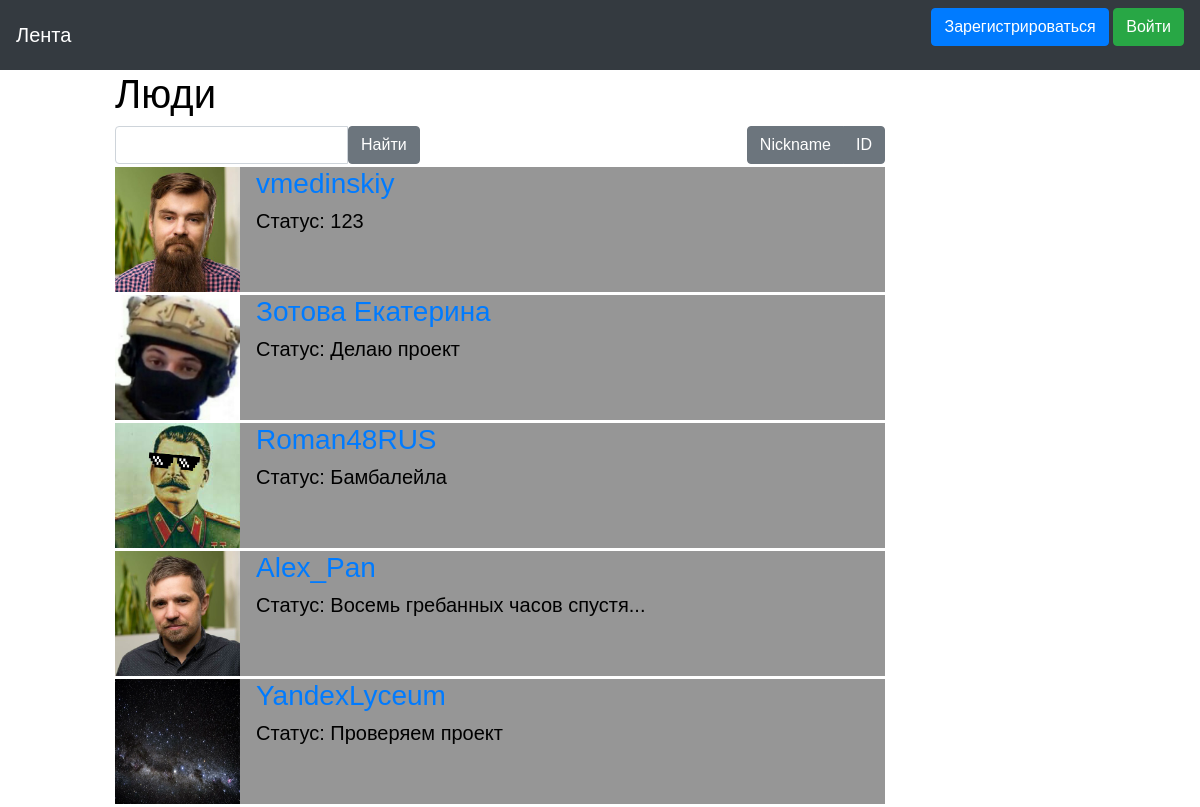
Screenshot of /people with the database file from the repository.
### data/users.py (models this page shows, shortened)
class User(SqlAlchemyBase, UserMixin, SerializerMixin):
    __tablename__ = 'users'
    id = sqlalchemy.Column(sqlalchemy.Integer,
                           primary_key=True, autoincrement=True)
    name = sqlalchemy.Column(sqlalchemy.String, nullable=True)
    status = sqlalchemy.Column(sqlalchemy.String, nullable=True)
    email = sqlalchemy.Column(sqlalchemy.String,
                              index=True, unique=True, nullable=True)
    hashed_password = sqlalchemy.Column(sqlalchemy.String, nullable=True)
    created_date = sqlalchemy.Column(sqlalchemy.DateTime,
                                     default=datetime.datetime.now)
    friends = sqlalchemy.Column(sqlalchemy.String, nullable=True)
    avatar = sqlalchemy.Column(sqlalchemy.String,
                               default='/static/img/backgrounds/default.png')
    liked_news = sqlalchemy.Column(sqlalchemy.VARCHAR, nullable=True)
    liked_photos = sqlalchemy.Column(sqlalchemy.VARCHAR, nullable=True)
    background = sqlalchemy.Column(sqlalchemy.String, default='/static/img/backgrounds/default.png')
    theme = sqlalchemy.Column(sqlalchemy.Boolean, default=1)
    albums = sqlalchemy.Column(sqlalchemy.VARCHAR)

### main.py (the view)
@app.route("/people", methods=["GET", "POST"])
def get_people():
    form = UsersForm()
    js = url_for("static", filename="js/bs-custom-file-input.js")
    session = db_session.create_session()
    users = session.query(User)
    find_string = request.form.get("find_string")
    if form.validate_on_submit():
        if form.find_string.data:
            users = session.query(User).filter(User.name.like(f'%{find_string}%'))
        else:
            users = session.query(User)
    return render_template("people.html", form=form, users=users, title='Люди', base=get_base(),
                           js=js)

### main.py
class UsersForm(FlaskForm):
    find_string = StringField('Поиск людей')
    submit = SubmitField('Найти')

class BaseForm(FlaskForm):
    background = ""
    text_color = 'white'
    back = '#0a0a0a'
    back_color = '#646464'
    font_white = "white"
    js_for_files = ""

### data/db_session.py (called while the page is built)
def create_session() -> Session:
    global __factory
    return __factory()

### main.py (called while the page is built)
def get_base():
    base = BaseForm()
    if current_user.is_authenticated:
        base.background = current_user.background
        base.text_color = 'white' if not current_user.theme else 'black'
        base.back = '#0a0a0a' if not current_user.theme else '#f5f5f5'
        base.back_color = '#1e1e1e' if not current_user.theme else '#969696'
    else:
        base.background = ""
        base.text_color = 'black'
        base.back = '#0a0a0a'
        base.back_color = '#969696'
    base.js_for_files = url_for("static", filename="js/bs-custom-file-input.js")
    return base

### templates/people.html (shortened to what this page needs)
{% extends "base.html" %}
{% block content %}
<div class="col-8">
<h1>Люди</h1>
<div class="btn-toolbar justify-content-between" role="toolbar"
     aria-label="Toolbar with button groups">
    <form action="" method="post">
        <div class="input-group">
            {{ form.find_string(class="form-control") }}
            {{ form.submit(type="submit", class="btn btn-secondary") }}
        </div>
    </form>
    <div class="btn-group mp-3" role="group" aria-label="Third group">
        <button type="radio" class="btn btn-secondary checked">Nickname</button>
        <button type="radio" class="btn btn-secondary">ID</button>
    </div>
</div>
{% for item in users%}
<div class="col-100">
    <div class="block">
        <div class="media">
            <img src={{item.avatar}} class="align-self-start mr-3" alt={{item.name}} width="125"
                 height="125">
            <div class="media-body">
                <h3 class="mt-0"><a href="/profile/{{ item.id }}"> {{item.name}} </a></h3>
                <h5 class="mt-1">Статус: {{item.status}}</h5>
            </div>
        </div>
    </div>
</div>
{% endfor %}
</div>
{% endblock %}

### rows the page displays
User: avatar (picture), name "vmedinskiy", status "123"
User: avatar (picture), name "Зотова Екатерина", status "Делаю проект"
User: avatar (picture), name "Roman48RUS", status "Бамбалейла"
User: avatar (picture), name "Alex_Pan", status "Восемь гребанных часов спустя..."
User: avatar (placeholder picture), name "YandexLyceum", status "Проверяем проект"
